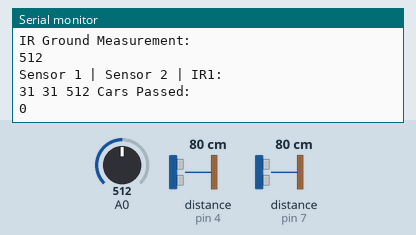
This sketch was run on a simulated Arduino Uno, built with avr-gcc and run on an emulated ATmega328P. Shown: the last lines printed to the serial monitor. Wiring (inferred from the names in the program): 2 × ultrasonic range finder: trigger pin 6, echo pin 7 / trigger pin 9, echo pin 4. The test bench sets the inputs (shaded band); at power-on: distance to the obstacle (sensors on pin 4, pin 7) 80 cm, A0 = 512. The echo pulse lasts 58.3 µs per cm; no radio packets arrive unless stated.

Above: at 5.0 s.
5.1 s: distance to the obstacle (sensor on pin 4) set to 2 cm
At 6.0 s:
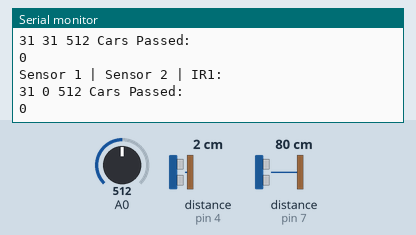
6.6 s: distance to the obstacle (sensor on pin 7) set to 2 cm
8.1 s: A0 set to 716
At 9.0 s:
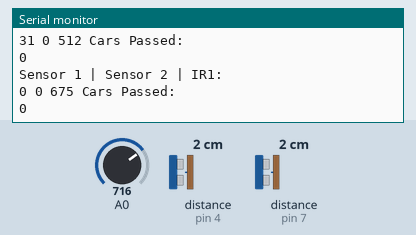
9.6 s: distance to the obstacle (sensor on pin 4) set to 4 cm
At 10.5 s:
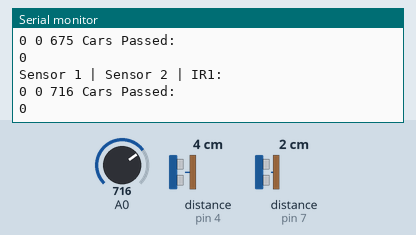
11.1 s: distance to the obstacle (sensor on pin 7) set to 4 cm
At 12.0 s:
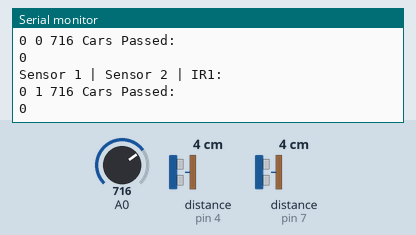
12.6 s: A0 set to 900
At 12.6 s:
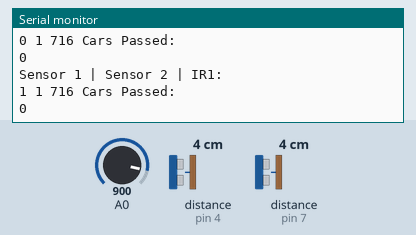
Timing chart, 0 to 15.1 s (numbered marks = the images above; inputs shaded):
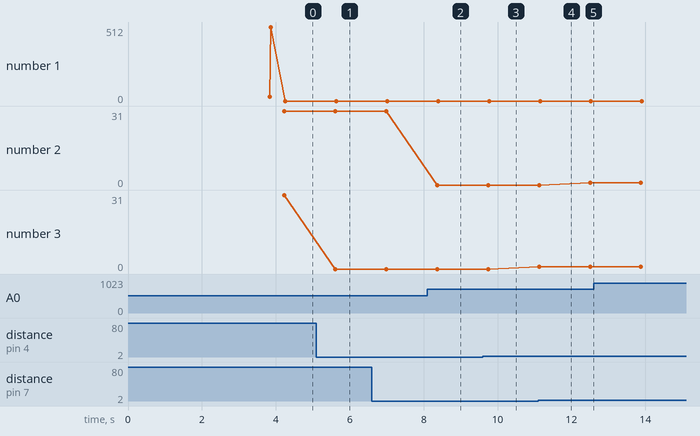

Measured:
- after the input at 5.1 s, the serial monitor: prints a new line after 0.51 s (image 1)
- after the input at 8.1 s, the serial monitor: prints a new line after 0.27 s (image 2)

The sketch:

Entrance_And_Exit.ino
```cpp
#include <SPI.h>
#include <RH_NRF24.h>

RH_NRF24 nrf24;


//Define echo pins for each individual ultrasonic sensor
#define echo1 7
#define echo2 4


//Define trigger pins
#define trig1 6
#define trig2 9


//Define IR connections
#define IR1 A0

//Update frequency
#define UPDATE 1 / 1 * 1000

long D_US1, D_US2, D_US3;          //Distances that the ulrasonic sensors read.
int D_IR1, D_IR2;             //Distances that the IR sensors read.
int US_Count, IR_Count, Total_Count = 0;  //Count of cars
long min_distance;              //The minimum distance that the sensors can read and still
                      //not say that it's a car.
bool flag1, flag2;              //Flags that help determine if both the IR and US sensors
                      //detected a car.
long ground, groundIR;                //Distance from the sensor to the ground
long sumGround, IRAvg;
int numMeasurements;

//Function that returns the distance between the US sensor and the closest objet, eg the ground or car
long USMeas(int trigPin, int echoPin) {

  long duration;
  digitalWrite(trigPin, HIGH);
  delayMicroseconds(50);

  digitalWrite(trigPin, HIGH);
  delayMicroseconds(50);

  digitalWrite(trigPin, LOW);
  duration = pulseIn(echoPin, HIGH);

  //Calculate the distance (in inches) based on the speed of sound.
  return duration / 58.2 * 0.393701;


}

//Measuring function for the IR sensor.
int IRMeas( int IRpin ) {

  int averaging = 0;        //  Holds value to average readings

  int distance = 0;
  // Get a sampling of 5 readings from sensor
  for (int i=0; i<5; i++) {
    distance = analogRead( IRpin );
    averaging = averaging + distance;
    delay(55);      // Wait 55 ms between each read
    // According to datasheet time between each read
    //  is -38ms +/- 10ms. Waiting 55 ms assures each
    //  read is from a different sample
  }

  distance = averaging / 5;   // Average out readings
  return(distance);       // Return value


}


void setup() {
  //Establish a BAUD rate of 9600 BPS
  Serial.begin(9600);
  //Set dedicated outputs and inputs
  pinMode(trig1, OUTPUT);
  pinMode(echo1, INPUT);
  pinMode(trig2, OUTPUT);
  pinMode(echo2, INPUT);


  //Set the distance from the sensor to the ground.
  numMeasurements = 10;
  sumGround = 0.0;
  IRAvg = 0;
  int i;
  for(i = 0; i < numMeasurements; i++){
    sumGround += USMeas(trig1, echo1);
    IRAvg += IRMeas(IR1);
    delay(100);
  }
  ground = sumGround / numMeasurements;
  groundIR = IRAvg / numMeasurements;
  Serial.println("Ground Measurement: "); Serial.print(ground); Serial.println();
  Serial.println("IR Ground Measurement: "); Serial.print(groundIR); Serial.println();


  while (!Serial)
    ; // wait for serial port to connect. Needed for Leonardo only
  if (!nrf24.init())
    Serial.println("init failed");
  // Defaults after init are 2.402 GHz (channel 2), 2Mbps, 0dBm
  if (!nrf24.setChannel(1))
    Serial.println("setChannel failed");
  if (!nrf24.setRF(RH_NRF24::DataRate2Mbps, RH_NRF24::TransmitPower0dBm))
    Serial.println("setRF failed");


}


void loop() {

  D_US1, D_US2, D_US3, D_IR1, D_IR2 = 0;
  min_distance = ground - 43;             //Set the minimum distance.
  groundIR = groundIR - 10; //Still working with uncoverted data. This is measuring voltage
  //Ensure that the US sensors are triggered in the right order. Only triggering
  //the sensors in the right order will increment the US car count.
  D_US1 = USMeas( trig1, echo1 ); delay(50);
  D_US2 = USMeas( trig2, echo2 ); delay(50);
  if(D_US1 < min_distance && D_US2 < min_distance) {
        flag1 = true;
  }


  //As before, we need to ensure that the IR sensors are tripped in the correct order in order to
  //increment the IR car count.
  D_IR1 = IRMeas( IR1 );
  if(D_IR1 < groundIR){
      flag2 = true;
  }


  //If both US and IR car counts have been incremented, increment the total car counts
  if( flag1 == true ){

     uint8_t data[] = "True";
     nrf24.send(data, sizeof(data));
     nrf24.waitPacketSent();
     // Now wait for a reply
     uint8_t buf[RH_NRF24_MAX_MESSAGE_LEN];
     uint8_t len = sizeof(buf);
     Total_Count++;

     }

//Display Formated Measurements on the serial monitor
  Serial.println("Sensor 1 | Sensor 2 | IR1: ");
  Serial.print(D_US1);Serial.print(" ");Serial.print(D_US2);Serial.print(" ");
  Serial.print(D_IR1);Serial.print(" ");

  Serial.println("Cars Passed:  "); Serial.print(Total_Count);
  Serial.println();
  flag1 = false;
  flag2 = false;


  //Take Measurements Every 1000ms = 1s
  delay(UPDATE);


}
```
